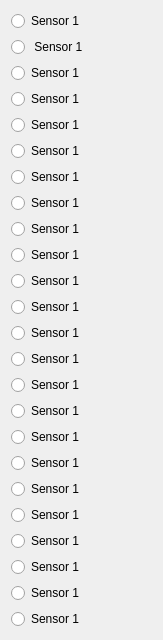
            <widget class="QWidget" name="scrollAreaWidgetContents">
             <property name="geometry">
              <rect>
               <x>0</x>
               <y>0</y>
               <width>163</width>
               <height>594</height>
              </rect>
             </property>
             <layout class="QGridLayout" name="gridLayout_3">
              <item row="4" column="0">
               <widget class="QRadioButton" name="radioButton_4">
                <property name="layoutDirection">
                 <enum>Qt::LayoutDirection::LeftToRight</enum>
                </property>
                <property name="text">
                 <string>Sensor 1</string>
                </property>
                <property name="autoExclusive">
                 <bool>false</bool>
                </property>
               </widget>
              </item>
              <item row="9" column="0">
               <widget class="QRadioButton" name="radioButton_8">
                <property name="layoutDirection">
                 <enum>Qt::LayoutDirection::LeftToRight</enum>
                </property>
                <property name="text">
                 <string>Sensor 1</string>
                </property>
                <property name="autoExclusive">
                 <bool>false</bool>
                </property>
               </widget>
              </item>
              <item row="22" column="0">
               <widget class="QRadioButton" name="radioButton_15">
                <property name="layoutDirection">
                 <enum>Qt::LayoutDirection::LeftToRight</enum>
                </property>
                <property name="text">
                 <string>Sensor 1</string>
                </property>
                <property name="autoExclusive">
                 <bool>false</bool>
                </property>
               </widget>
              </item>
              <item row="10" column="0">
               <widget class="QRadioButton" name="radioButton_7">
                <property name="layoutDirection">
                 <enum>Qt::LayoutDirection::LeftToRight</enum>
                </property>
                <property name="text">
                 <string>Sensor 1</string>
                </property>
                <property name="autoExclusive">
                 <bool>false</bool>
                </property>
               </widget>
              </item>
              <item row="2" column="0">
               <widget class="QRadioButton" name="radioButton_3">
                <property name="layoutDirection">
                 <enum>Qt::LayoutDirection::LeftToRight</enum>
                </property>
                <property name="text">
                 <string>Sensor 1</string>
                </property>
                <property name="autoExclusive">
                 <bool>false</bool>
                </property>
               </widget>
              </item>
              <item row="16" column="0">
               <widget class="QRadioButton" name="radioButton_21">
                <property name="layoutDirection">
                 <enum>Qt::LayoutDirection::LeftToRight</enum>
                </property>
                <property name="text">
                 <string>Sensor 1</string>
                </property>
                <property name="autoExclusive">
                 <bool>false</bool>
                </property>
               </widget>
              </item>
              <item row="24" column="0">
               <spacer name="verticalSpacer_3">
                <property name="orientation">
                 <enum>Qt::Orientation::Vertical</enum>
                </property>
                <property name="sizeHint" stdset="0">
                 <size>
                  <width>20</width>
                  <height>40</height>
                 </size>
                </property>
               </spacer>
              </item>
              <item row="6" column="0">
               <widget class="QRadioButton" name="radioButton_11">
                <property name="layoutDirection">
                 <enum>Qt::LayoutDirection::LeftToRight</enum>
                </property>
                <property name="text">
                 <string>Sensor 1</string>
                </property>
                <property name="autoExclusive">
                 <bool>false</bool>
                </property>
               </widget>
              </item>
              <item row="0" column="0">
               <widget class="QRadioButton" name="radioButton">
                <property name="layoutDirection">
                 <enum>Qt::LayoutDirection::LeftToRight</enum>
                </property>
                <property name="text">
                 <string>Sensor 1</string>
                </property>
                <property name="autoExclusive">
                 <bool>false</bool>
                </property>
               </widget>
              </item>
              <item row="3" column="0">
               <widget class="QRadioButton" name="radioButton_13">
                <property name="layoutDirection">
                 <enum>Qt::LayoutDirection::LeftToRight</enum>
                </property>
                <property name="text">
                 <string>Sensor 1</string>
                </property>
                <property name="autoExclusive">
                 <bool>false</bool>
                </property>
               </widget>
              </item>
              <item row="11" column="0">
               <widget class="QRadioButton" name="radioButton_6">
                <property name="layoutDirection">
                 <enum>Qt::LayoutDirection::LeftToRight</enum>
                </property>
                <property name="text">
                 <string>Sensor 1</string>
                </property>
                <property name="autoExclusive">
                 <bool>false</bool>
                </property>
               </widget>
              </item>
              <item row="20" column="0">
               <widget class="QRadioButton" name="radioButton_17">
                <property name="layoutDirection">
                 <enum>Qt::LayoutDirection::LeftToRight</enum>
                </property>
                <property name="text">
                 <string>Sensor 1</string>
                </property>
                <property name="autoExclusive">
                 <bool>false</bool>
                </property>
               </widget>
              </item>
              <item row="8" column="0">
               <widget class="QRadioButton" name="radioButton_9">
                <property name="layoutDirection">
                 <enum>Qt::LayoutDirection::LeftToRight</enum>
                </property>
                <property name="text">
                 <string>Sensor 1</string>
                </property>
                <property name="autoExclusive">
                 <bool>false</bool>
                </property>
               </widget>
              </item>
              <item row="13" column="0">
               <widget class="QRadioButton" name="radioButton_24">
                <property name="layoutDirection">
                 <enum>Qt::LayoutDirection::LeftToRight</enum>
                </property>
                <property name="text">
                 <string>Sensor 1</string>
                </property>
                <property name="autoExclusive">
                 <bool>false</bool>
                </property>
               </widget>
              </item>
              <item row="18" column="0">
               <widget class="QRadioButton" name="radioButton_19">
                <property name="layoutDirection">
                 <enum>Qt::LayoutDirection::LeftToRight</enum>
                </property>
                <property name="text">
                 <string>Sensor 1</string>
                </property>
                <property name="autoExclusive">
                 <bool>false</bool>
                </property>
               </widget>
              </item>
              <item row="21" column="0">
               <widget class="QRadioButton" name="radioButton_16">
                <property name="layoutDirection">
                 <enum>Qt::LayoutDirection::LeftToRight</enum>
                </property>
                <property name="text">
                 <string>Sensor 1</string>
                </property>
                <property name="autoExclusive">
                 <bool>false</bool>
                </property>
               </widget>
              </item>
              <item row="19" column="0">
               <widget class="QRadioButton" name="radioButton_18">
                <property name="layoutDirection">
                 <enum>Qt::LayoutDirection::LeftToRight</enum>
                </property>
                <property name="text">
                 <string>Sensor 1</string>
                </property>
                <property name="autoExclusive">
                 <bool>false</bool>
                </property>
               </widget>
              </item>
              <item row="7" column="0">
               <widget class="QRadioButton" name="radioButton_10">
                <property name="layoutDirection">
                 <enum>Qt::LayoutDirection::LeftToRight</enum>
                </property>
                <property name="text">
                 <string>Sensor 1</string>
                </property>
                <property name="autoExclusive">
                 <bool>false</bool>
                </property>
               </widget>
              </item>
              <item row="14" column="0">
               <widget class="QRadioButton" name="radioButton_23">
                <property name="layoutDirection">
                 <enum>Qt::LayoutDirection::LeftToRight</enum>
                </property>
                <property name="text">
                 <string>Sensor 1</string>
                </property>
                <property name="autoExclusive">
                 <bool>false</bool>
                </property>
               </widget>
              </item>
              <item row="5" column="0">
               <widget class="QRadioButton" name="radioButton_12">
                <property name="layoutDirection">
                 <enum>Qt::LayoutDirection::LeftToRight</enum>
                </property>
                <property name="text">
                 <string>Sensor 1</string>
                </property>
                <property name="autoExclusive">
                 <bool>false</bool>
                </property>
               </widget>
              </item>
              <item row="1" column="0">
               <widget class="QRadioButton" name="radioButton_2">
                <property name="layoutDirection">
                 <enum>Qt::LayoutDirection::LeftToRight</enum>
                </property>
                <property name="text">
                 <string> Sensor 1</string>
                </property>
                <property name="autoExclusive">
                 <bool>false</bool>
                </property>
               </widget>
              </item>
              <item row="17" column="0">
               <widget class="QRadioButton" name="radioButton_20">
                <property name="layoutDirection">
                 <enum>Qt::LayoutDirection::LeftToRight</enum>
                </property>
                <property name="text">
                 <string>Sensor 1</string>
                </property>
                <property name="autoExclusive">
                 <bool>false</bool>
                </property>
               </widget>
              </item>
              <item row="12" column="0">
               <widget class="QRadioButton" name="radioButton_5">
                <property name="layoutDirection">
                 <enum>Qt::LayoutDirection::LeftToRight</enum>
                </property>
                <property name="text">
                 <string>Sensor 1</string>
                </property>
                <property name="autoExclusive">
                 <bool>false</bool>
                </property>
               </widget>
              </item>
              <item row="15" column="0">
               <widget class="QRadioButton" name="radioButton_22">
                <property name="layoutDirection">
                 <enum>Qt::LayoutDirection::LeftToRight</enum>
                </property>
                <property name="text">
                 <string>Sensor 1</string>
                </property>
                <property name="autoExclusive">
                 <bool>false</bool>
                </property>
               </widget>
              </item>
              <item row="23" column="0">
               <widget class="QRadioButton" name="radioButton_14">
                <property name="layoutDirection">
                 <enum>Qt::LayoutDirection::LeftToRight</enum>
                </property>
                <property name="text">
                 <string>Sensor 1</string>
                </property>
                <property name="autoExclusive">
                 <bool>false</bool>
                </property>
               </widget>
              </item>
             </layout>
            </widget>
